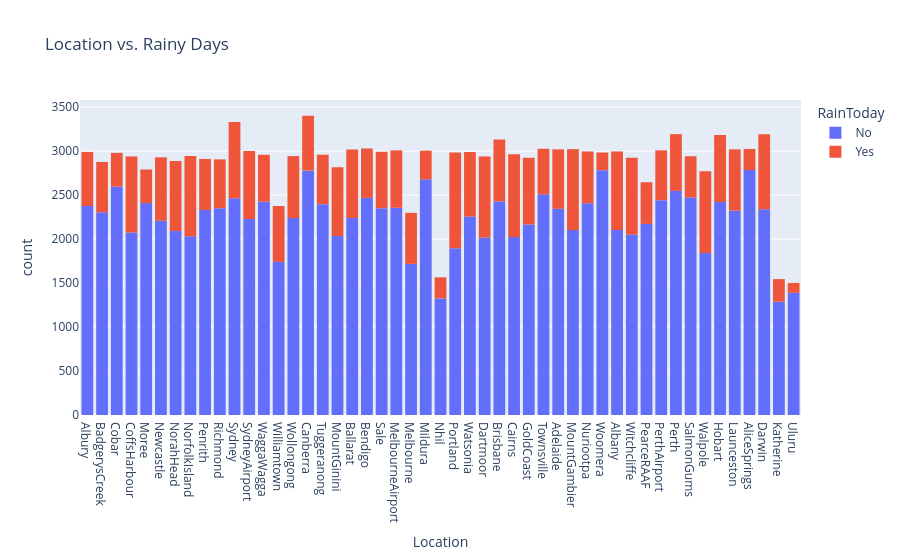

Notebook cell for this chart:
### Markdown cell above
#### Location Distribution

### Code cell
px.histogram(raw_df, x='Location', title='Location vs. Rainy Days', color='RainToday')

### Figure 1 — Plotly figure (JSON) as saved in the notebook; plotly's stock layout.template omitted (floating-point values rounded to 4 significant figures; data arrays with more than 128 entries replaced by an {"elided": "..."} marker saying what was removed)
{"data": [{"bingroup": "x", "hovertemplate": "RainToday=No<br>Location=%{x}<br>count=%{y}<extra></extra>", "legendgroup": "No", "marker": {"color": "#636efa", "pattern": {"shape": ""}}, "name": "No", "orientation": "v", "showlegend": true, "type": "histogram", "x": {"elided": "109332 str values"}, "xaxis": "x", "yaxis": "y"}, {"bingroup": "x", "hovertemplate": "RainToday=Yes<br>Location=%{x}<br>count=%{y}<extra></extra>", "legendgroup": "Yes", "marker": {"color": "#EF553B", "pattern": {"shape": ""}}, "name": "Yes", "orientation": "v", "showlegend": true, "type": "histogram", "x": {"elided": "31455 str values"}, "xaxis": "x", "yaxis": "y"}], "layout": {"barmode": "relative", "legend": {"title": {"text": "RainToday"}, "tracegroupgap": 0}, "title": {"text": "Location vs. Rainy Days"}, "xaxis": {"anchor": "y", "domain": [0, 1], "title": {"text": "Location"}}, "yaxis": {"anchor": "x", "domain": [0, 1], "title": {"text": "count"}}}}
